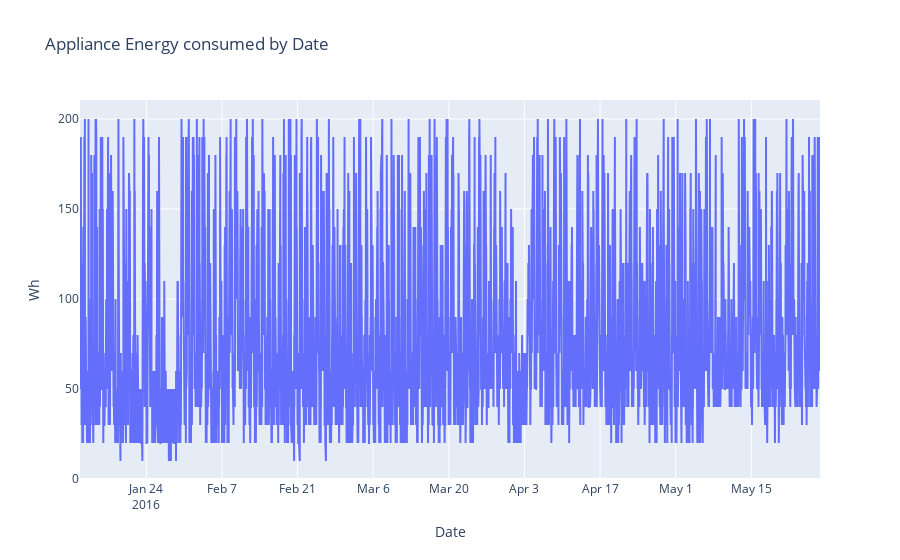

Notebook source saved alongside this figure:
### Code cell
app_date = go.Scatter(x = new_en.date_time, mode='lines', y= new_en.a_energy)

layout = go.Layout(title='Appliance Energy consumed by Date', xaxis= dict(title='Date'), yaxis= dict(title='Wh'))

fig = go.Figure(data = [app_date], layout= layout)
fig.show()

### Figure 1 — Plotly figure (JSON) as saved in the notebook; plotly's stock layout.template omitted (floating-point values rounded to 4 significant figures; data arrays with more than 128 entries replaced by an {"elided": "..."} marker saying what was removed)
{"data": [{"mode": "lines", "type": "scatter", "x": {"elided": "17819 str values"}, "y": {"elided": "17819 int values"}}], "layout": {"title": {"text": "Appliance Energy consumed by Date"}, "xaxis": {"title": {"text": "Date"}}, "yaxis": {"title": {"text": "Wh"}}}}
